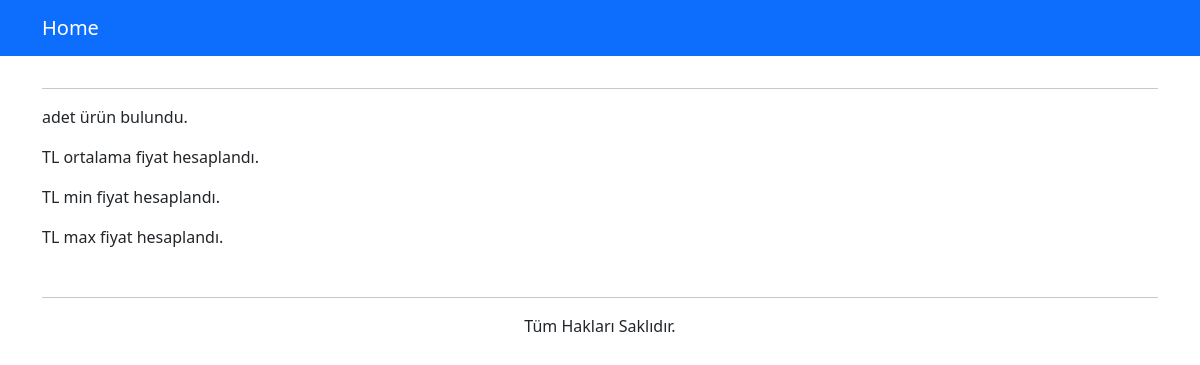
Before: /products/ with the older database file.
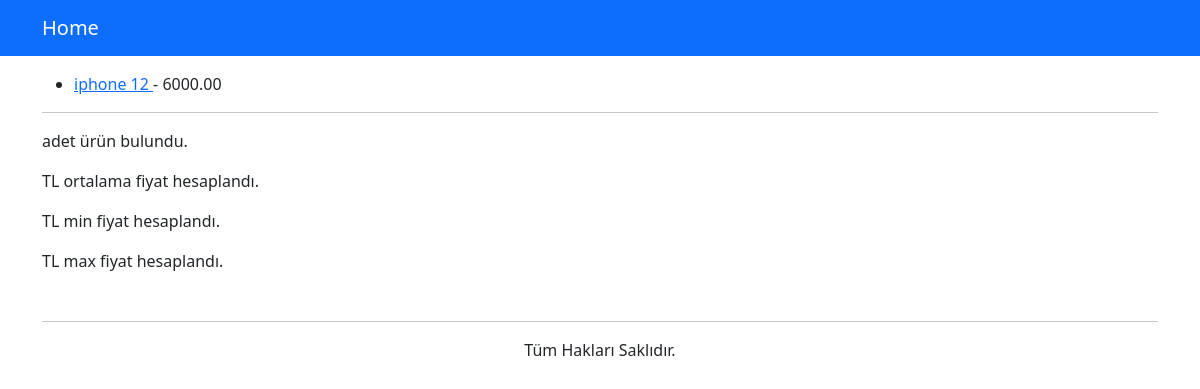
After: the same page with the newer database file.
### myapp/models.py (models this page shows, shortened)
class Product(models.Model):
    name = models.CharField(max_length=50)
    price = models.DecimalField(max_digits=8, decimal_places=2)
    description = models.CharField(max_length=200)
    imageUrl = models.CharField(max_length=50)
    isActive = models.BooleanField(default=False)
    slug = models.SlugField(default="", blank=True, null=False, db_index=True, unique=True)
    categories = models.ManyToManyField(Category)
    supplier = models.ForeignKey(Supplier, on_delete=models.CASCADE, null=True)

### myapp/views.py (the view)
# urls.py: path('', views.index, name='index'),
def index(request):
    products = Product.objects.all().order_by('-price')
    context = {
        'products': products,
    }
    return render(request, 'index.html', context)

### myapp/templates/index.html (shortened to what this page needs)
{% extends "layout.html" %}
{% load static %}
{% block css_files %}
    <link rel="stylesheet" href="{% static 'css/style.css' %}">
{% endblock  %}
{% block content %}
<div class="container">
    <div class="row">
        <div class="col">
           <ul>
                {% for product in products %}
                    {% if product.isActive %}
                        <li>
                            <a href={% url 'product_details' product.slug %}> {{ product.name }} </a>
                            - {{ product.price }}
                        </li>
                    {% endif %}
                {% endfor %}
           </ul>
           <hr>
           <p>{{ product_count }} adet ürün bulundu.</p>
           <p>{{ price.price__avg }} TL ortalama fiyat hesaplandı.</p>
           <p>{{ price.price__min }} TL min fiyat hesaplandı.</p>
           <p>{{ price.price__max }} TL max fiyat hesaplandı.</p>
        </div>
    </div>
</div>
{% endblock  %}

### templates/layout.html (shortened to what this page needs)
{% load static %}
<!DOCTYPE html>
<html lang="en">
<head>
    <link rel="stylesheet" href="{% static 'css/styles.css' %}">
    {% block css_files %}{% endblock  %}
</head>
<body>
    {% include 'partials/_header.html' %}
    {% block content %}{% endblock  %}
    {% include 'partials/_footer.html' %}
</body>
</html>

### templates/partials/_header.html
<header>
    <nav class="navbar navbar-dark bg-primary mb-3">
        <div class="container">
            <a class="navbar-brand" href='/products'>Home</a>
        </div>
    </nav>
</header>

### templates/partials/_footer.html
<footer>
    <div class="container mt-3">
        <div class="row">
            <div class="col text-center">
                <hr>
                <p>Tüm Hakları Saklıdır.</p>
            </div>
        </div>
    </div>
</footer>

Changed rows visible on the page:
added Product: name "iphone 12", price "6000.00"
